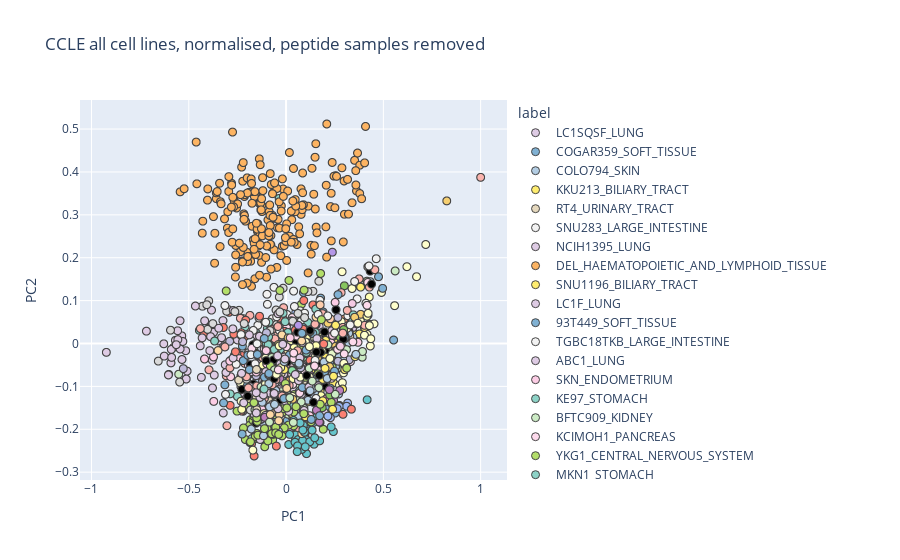

The code cell stored with this chart in its notebook:
### Code cell
labels = ccle_2.index # The labels give the sample-type for each cell
N, D = ccle_2.shape
data_unlabelled = ccle_2.copy() # this dataframe doesn't have labels in an extra column and is used in the PCA function
ccle_2['label'] = labels

W, scores, fracs = do_pca(data_unlabelled, n_components=10)
scores = scores/abs(scores).max().max()
scores['label'] = labels

XPC = 'PC1' # Principal component shown on x-axis
YPC = 'PC2' # Principal component shown on y-axis
fig = px.scatter(scores, x=XPC, y=YPC, color='label', hover_data=[XPC,YPC], title='CCLE all cell lines, normalised, peptide samples removed', color_discrete_map=colour_map)
fig.update_traces(mode='markers', marker_line_width=1, marker_size=8)
fig.show()
